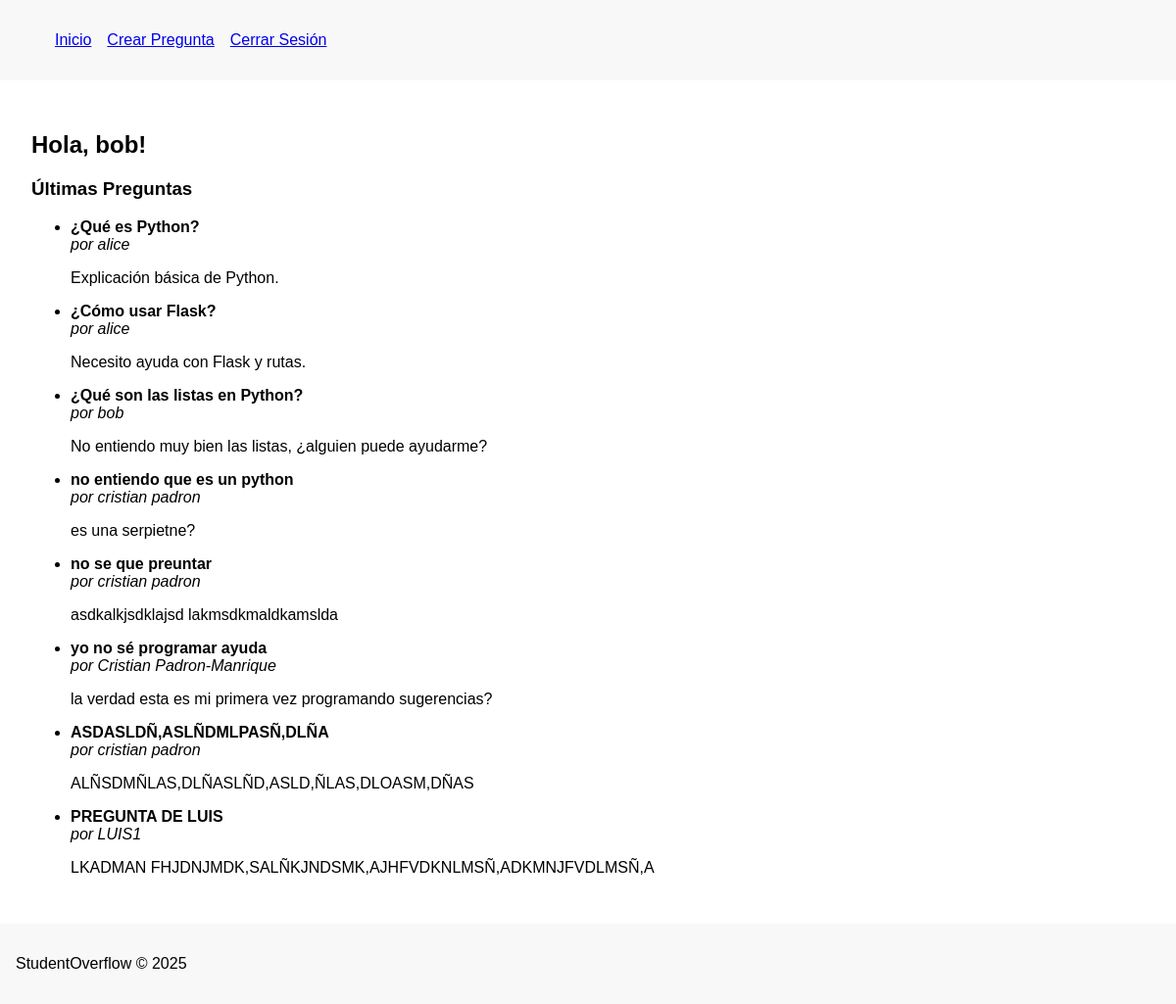
/ (signed in), run on the app's committed database.
### app/models.py (models this page shows, shortened)
class User(db.Model, UserMixin):
    __tablename__ = 'users'
    id = db.Column(db.Integer, primary_key=True)
    username = db.Column(db.String(50), unique=True, nullable=False)
    email = db.Column(db.String(120), unique=True, nullable=False)
    password = db.Column(db.String(200), nullable=False)
    questions = db.relationship('Question', backref='author', lazy=True)

class Question(db.Model):
    __tablename__ = 'questions'
    id = db.Column(db.Integer, primary_key=True)
    title = db.Column(db.String(200), nullable=False)
    body = db.Column(db.Text, nullable=False)
    user_id = db.Column(db.Integer, db.ForeignKey('users.id'), nullable=False)
    answers = db.relationship('Answer', backref='question', lazy=True)

### app/routes.py (the view)
@main.route('/')
def index():
    if current_user.is_authenticated:
        questions = Question.query.all()
        return render_template('dashboard.html', questions=questions)
    return render_template('index.html')

### app/routes.py (called while the page is built)
@login_manager.user_loader
def load_user(user_id):
    return User.query.get(int(user_id))

### app/templates/dashboard.html
{% extends "base.html" %}
{% block content %}
<h2>Hola, {{ current_user.username }}!</h2>
<h3>Últimas Preguntas</h3>
<ul>
    {% for q in questions %}
        <li>
            <strong>{{ q.title }}</strong><br>
            <em>por {{ q.author.username }}</em>
            <p>{{ q.body }}</p>
        </li>
    {% endfor %}
</ul>
{% endblock %}

### app/static/css/styles.css (style rules this page uses)
body { font-family: Arial, sans-serif; margin: 0; padding: 0; }

### data on the page
User: username "bob"
Question: title "¿Qué es Python?", author.username "alice", body "Explicación básica de Python."
Question: title "¿Cómo usar Flask?", author.username "alice", body "Necesito ayuda con Flask y rutas."
Question: title "¿Qué son las listas en Python?", author.username "bob", body "No entiendo muy bien las listas, ¿alguien puede ayudarme?"
Question: title "no entiendo que es un python", author.username "cristian padron", body "es una serpietne?"
Question: title "no se que preuntar", author.username "cristian padron", body "asdkalkjsdklajsd lakmsdkmaldkamslda"
Question: title "yo no sé programar ayuda", author.username "Cristian Padron-Manrique", body "la verdad esta es mi primera vez programando sugerencias?"
Question: title "ASDASLDÑ,ASLÑDMLPASÑ,DLÑA", author.username "cristian padron", body "ALÑSDMÑLAS,DLÑASLÑD,ASLD,ÑLAS,DLOASM,DÑAS"
Question: title "PREGUNTA DE LUIS", author.username "LUIS1", body "LKADMAN FHJDNJMDK,SALÑKJNDSMK,AJHFVDKNLMSÑ,ADKMNJFVDLMSÑ,A"
